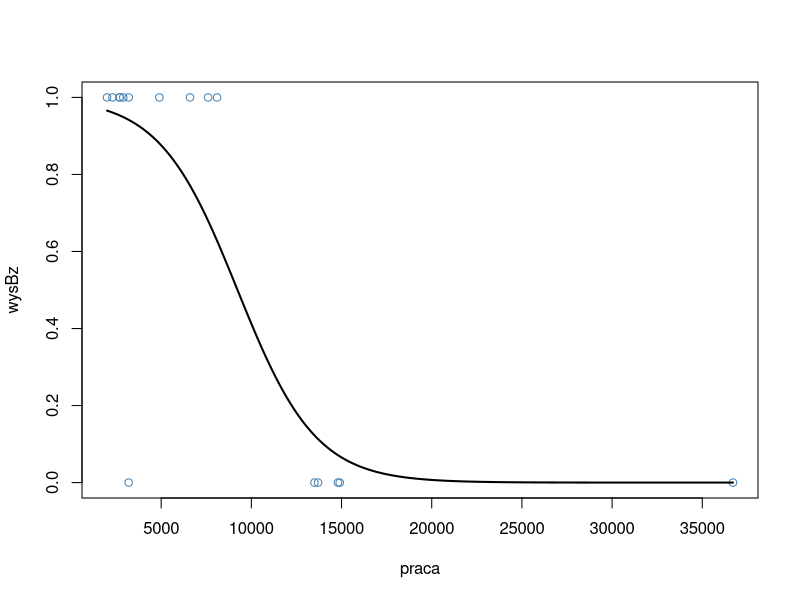
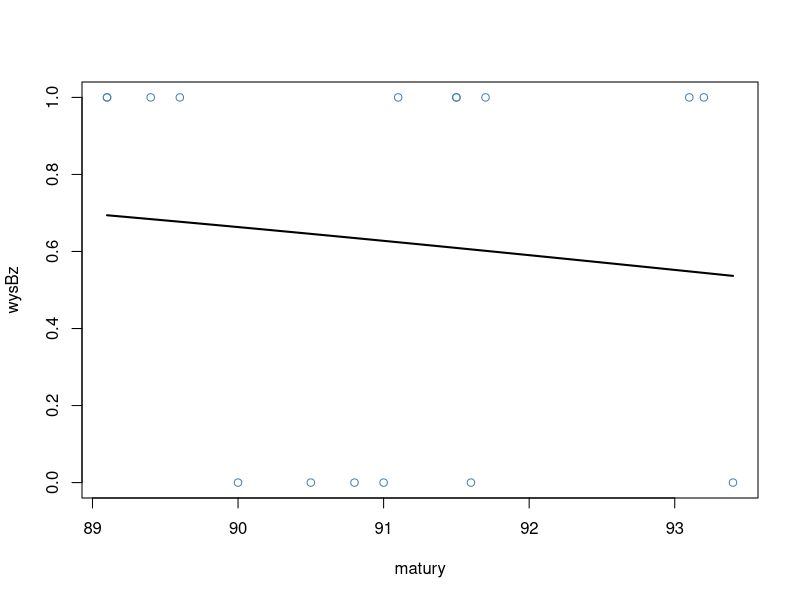

Write the R code that produced these figures, in order.
library(readxl)
ds <- read_excel("data/R_logistyczna.xlsx")

head(ds)

mRegLogistycznej <- glm(wysBz~matury+wydatki, data=ds, family="binomial")
summary(mRegLogistycznej)


modelpraca <- glm(wysBz~praca, data=ds, family="binomial")
newdata <- data.frame(praca=seq(min(ds$praca), max(ds$praca),len=500))
newdata$wysBz = predict(modelpraca, newdata, type="response")
plot(wysBz ~ praca, data=ds, col="steelblue")
lines(wysBz~praca, newdata, lwd=2)

modeldzietnosc <- glm(wysBz~matury, data=ds, family="binomial")
newdata <- data.frame(matury=seq(min(ds$matury), max(ds$matury),len=500))
newdata$wysBz = predict(modeldzietnosc, newdata, type="response")
plot(wysBz ~ matury, data=ds, col="steelblue")
lines(wysBz~matury, newdata, lwd=2)
